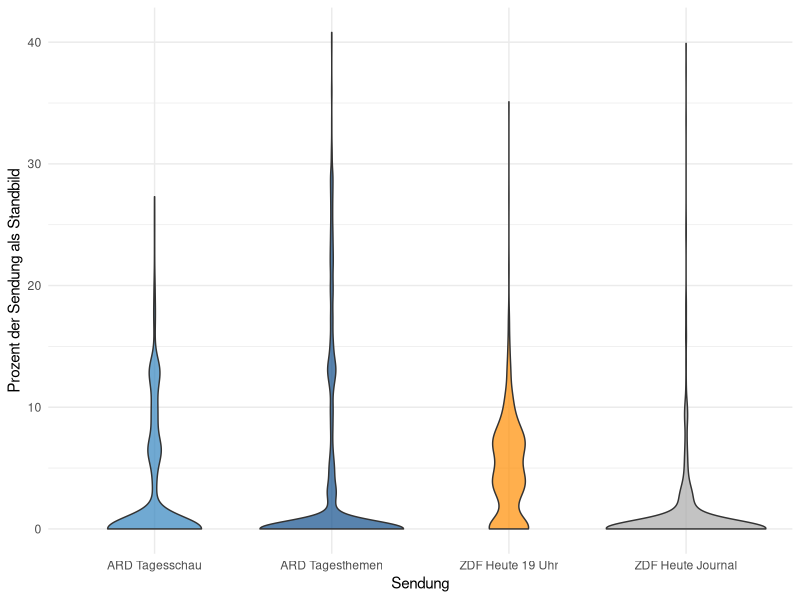

Recreate this plot in R.
library(dplyr)
library(lubridate)
library(ggplot2)

x <- read.csv("Logfile.csv", stringsAsFactors = FALSE)
x$date <- as.Date(x$date)
x <- as_data_frame(x)
date_all <- x %>% distinct(date, sendung) %>% 
group_by(sendung) %>% summarize(start_date = min(date), n = n()) %>% na.omit() %>% pull(start_date) %>% max()

x1 <- x %>% filter(date >= date_all) %>% 
  mutate(prozent_num = as.numeric(gsub("%", "", prozent))) %>% 
  na.omit() %>% 
  mutate(sendung = gsub("h19", "ZDF Heute 19 Uhr", sendung), 
         sendung = gsub("hjo", "ZDF Heute Journal", sendung),
         sendung = gsub("t20", "ARD Tagesschau", sendung),
         sendung = gsub("tth", "ARD Tagesthemen", sendung), 
         res_sec = as.numeric(gsub("^.*/", "", res)), 
         sender = ifelse(grepl("ZDF", sendung), "ZDF", "ARD"), 
         frames = gsub("NANA", "0T", frames), 
         censored_frames = as.numeric(gsub("^[[:digit:]]*F|T", "", frames)), 
         censored_secs = res_sec * censored_frames)

x1

gsub("^[[:digit:]]*F|T", "", x$frames)

x1sum <- x1 %>% group_by(sendung) %>% summarize(sender = first(sender), 
                                                censored_secs = sum(censored_secs))
x1max <- x1 %>% group_by(sendung) %>% summarize(Prozent = max(prozent_num))

x1 %>% 
  ggplot(aes(x = sendung, y = prozent_num, group = sendung, fill = sendung)) + 
  # geom_boxplot(outlier.size = 0.5) + 
  geom_violin() + 
  # geom_point(data = x1max, aes(x = sendung, y = Prozent, color = sendung), 
             # shape = 18, size = 5) + 
  # geom_label(data = x1max, aes(x = sendung, y = Prozent, label = paste("max.\n", Prozent, "%"))) + 
  theme_minimal() + 
  labs(y = "Prozent der Sendung als Standbild", x = "Sendung") + 
  guides(color = "none", 
         fill = "none") + 
  scale_fill_manual(values = alpha(c("#3284be", "dodgerblue4", "darkorange", "darkgrey"), alpha = 0.7)) + 
  # facet_grid(sender~.)
  scale_color_manual(values = c("#3284be", "dodgerblue4", "darkorange", "darkgrey"))# + 
  
